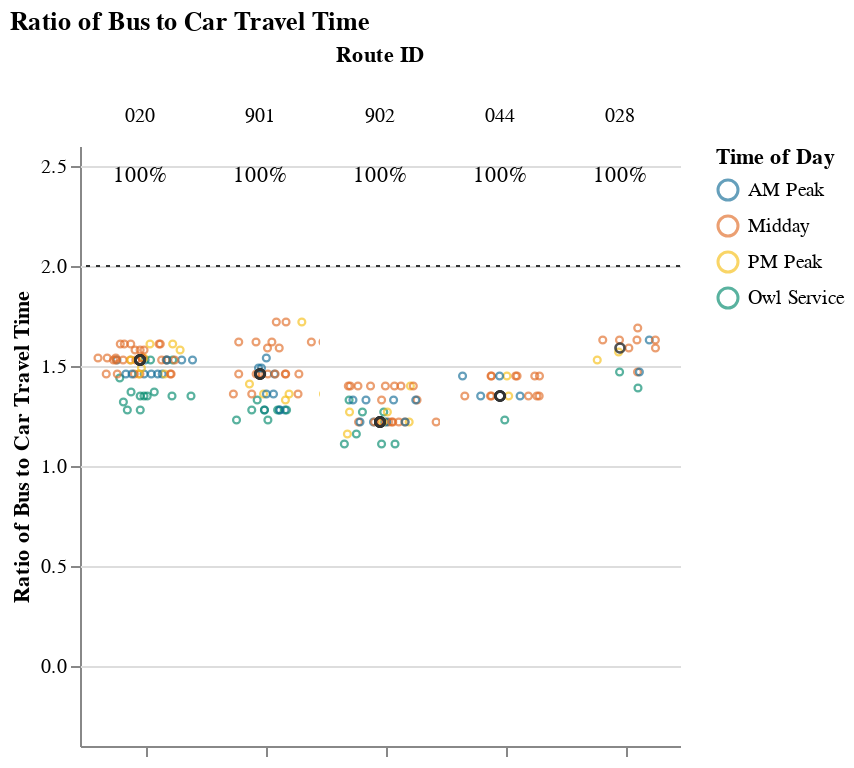
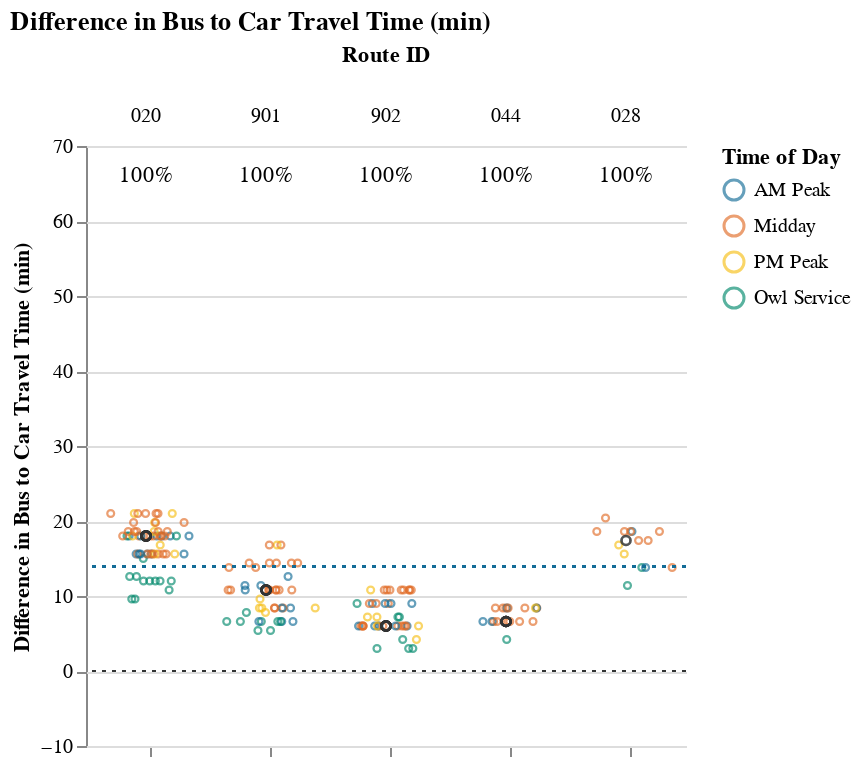

Source (notebook cell) for these figures, in order:
### Markdown cell above
## Viable Competitive Routes
### Short Routes (< 1 hr)

### Code cell
# Allow for possibility that operator doesn't have routes that fall into certain route_groups
# But, jupyterbook will not like markdown with f-string
# separate out route_group and put in each cell, and use try/except + if to display...
# but all 3 route groups must be displayed. just add sentence about why no routes were returned at the end
route_group = "short"
try:
    subset_routes, mult, diff  = setup_charts(df, PCT_COMPETITIVE_THRESHOLD, route_group)
    
    if len(subset_routes) > 0:
        display(
            Markdown(
                f"{CAPTIONS_DICT[route_group]}"
                "Within each route group, routes are sorted in descending order "
                "by % competitive trips and # trips below the additional time cut-off."
            )
        )

        display(mult)
        display(diff)
except:
    print("No routes meet this criteria.")

### Figure 1 — Vega-Lite specification as saved in the notebook (floating-point values rounded to 4 significant figures; data arrays with more than 128 entries replaced by an {"elided": "..."} marker saying what was removed)
{"config": {"view": {"continuousWidth": 400, "continuousHeight": 300, "stroke": null}, "facet": {"spacing": 0}}, "data": {"name": "data-ab2bcce7c4430d322e7cc43b9adf01bc"}, "facet": {"column": {"field": "route_id", "sort": ["020", "901", "902", "044", "028"], "title": "Route ID", "type": "nominal"}}, "spec": {"layer": [{"mark": {"type": "point", "opacity": 0.65, "size": 12, "strokeWidth": 1.1}, "encoding": {"color": {"field": "time_of_day", "scale": {"range": ["#136C97", "#E16B26", "#F6BF16", "#00896B", "#7790A3", "#5B559C"]}, "sort": ["AM Peak", "Midday", "PM Peak", "Owl Service"], "title": "Time of Day", "type": "nominal"}, "tooltip": [{"field": "route_id", "type": "nominal"}, {"field": "trip_id", "type": "nominal"}, {"field": "service_hours", "type": "quantitative"}, {"field": "car_duration_hours", "type": "quantitative"}, {"field": "bus_multiplier", "type": "quantitative"}, {"field": "bus_difference", "type": "quantitative"}, {"field": "num_trips", "type": "quantitative"}, {"field": "num_competitive", "type": "quantitative"}, {"field": "pct_trips_competitive", "type": "quantitative"}, {"field": "p25", "type": "quantitative"}, {"field": "p50", "type": "quantitative"}, {"field": "p75", "type": "quantitative"}], "x": {"axis": {"grid": false, "labels": false, "ticks": true, "values": [0]}, "field": "jitter", "scale": {}, "title": null, "type": "quantitative"}, "y": {"field": "bus_multiplier", "scale": {"domain": [-0.25, 2.5]}, "title": "Ratio of Bus to Car Travel Time", "type": "quantitative"}}, "selection": {"selector001": {"type": "interval", "bind": "scales", "encodings": ["x", "y"]}}, "transform": [{"calculate": "sqrt(-2*log(random()))*cos(2*PI*random())", "as": "jitter"}], "width": 60}, {"layer": [{"mark": {"type": "point", "opacity": 0.6, "size": 20, "strokeWidth": 1.3}, "encoding": {"color": {"value": "#323434"}, "y": {"field": "bus_multiplier", "type": "quantitative"}}, "transform": [{"filter": "(datum.p50_trip === 1)"}]}, {"mark": {"type": "rule", "strokeDash": [2, 3]}, "encoding": {"color": {"value": "#323434"}, "y": {"field": "cutoff", "type": "quantitative"}}}, {"mark": {"type": "text", "align": "center", "baseline": "middle"}, "encoding": {"color": {"value": "black"}, "text": {"field": "pct_trips_competitive", "format": ".0%", "type": "quantitative"}, "tooltip": [{"field": "route_id", "type": "nominal"}, {"field": "trip_id", "type": "nominal"}, {"field": "service_hours", "type": "quantitative"}, {"field": "car_duration_hours", "type": "quantitative"}, {"field": "bus_multiplier", "type": "quantitative"}, {"field": "bus_difference", "type": "quantitative"}, {"field": "num_trips", "type": "quantitative"}, {"field": "num_competitive", "type": "quantitative"}, {"field": "pct_trips_competitive", "type": "quantitative"}, {"field": "p25", "type": "quantitative"}, {"field": "p50", "type": "quantitative"}, {"field": "p75", "type": "quantitative"}], "x": {"value": 30}, "y": {"value": 15}}, "transform": [{"calculate": "sqrt(-2*log(random()))*cos(2*PI*random())", "as": "jitter"}, {"filter": "(datum.fastest_trip === 1)"}]}]}]}, "resolve": {"scale": {"y": "shared"}}, "title": "Ratio of Bus to Car Travel Time", "$schema": "https://vega.github.io/schema/vega-lite/v4.17.0.json", "datasets": {"data-ab2bcce7c4430d322e7cc43b9adf01bc": {"elided": "181 records"}}}

### Figure 2 — Vega-Lite specification as saved in the notebook (floating-point values rounded to 4 significant figures; data arrays with more than 128 entries replaced by an {"elided": "..."} marker saying what was removed)
{"config": {"view": {"continuousWidth": 400, "continuousHeight": 300, "stroke": null}, "facet": {"spacing": 0}}, "data": {"name": "data-f13b94a1ececc08eba17883b9c471380"}, "facet": {"column": {"field": "route_id", "sort": ["020", "901", "902", "044", "028"], "title": "Route ID", "type": "nominal"}}, "spec": {"layer": [{"mark": {"type": "point", "opacity": 0.65, "size": 12, "strokeWidth": 1.1}, "encoding": {"color": {"field": "time_of_day", "scale": {"range": ["#136C97", "#E16B26", "#F6BF16", "#00896B", "#7790A3", "#5B559C"]}, "sort": ["AM Peak", "Midday", "PM Peak", "Owl Service"], "title": "Time of Day", "type": "nominal"}, "tooltip": [{"field": "route_id", "type": "nominal"}, {"field": "trip_id", "type": "nominal"}, {"field": "service_hours", "type": "quantitative"}, {"field": "car_duration_hours", "type": "quantitative"}, {"field": "bus_multiplier", "type": "quantitative"}, {"field": "bus_difference", "type": "quantitative"}, {"field": "num_trips", "type": "quantitative"}, {"field": "num_competitive", "type": "quantitative"}, {"field": "pct_trips_competitive", "type": "quantitative"}, {"field": "p25", "type": "quantitative"}, {"field": "p50", "type": "quantitative"}, {"field": "p75", "type": "quantitative"}], "x": {"axis": {"grid": false, "labels": false, "ticks": true, "values": [0]}, "field": "jitter", "scale": {}, "title": null, "type": "quantitative"}, "y": {"field": "bus_difference", "scale": {"domain": [-5, 69.0]}, "title": "Difference in Bus to Car Travel Time (min)", "type": "quantitative"}}, "selection": {"selector002": {"type": "interval", "bind": "scales", "encodings": ["x", "y"]}}, "transform": [{"calculate": "sqrt(-2*log(random()))*cos(2*PI*random())", "as": "jitter"}], "width": 60}, {"layer": [{"mark": {"type": "point", "opacity": 0.6, "size": 20, "strokeWidth": 1.3}, "encoding": {"color": {"value": "#323434"}, "y": {"field": "bus_difference", "type": "quantitative"}}, "transform": [{"filter": "(datum.p50_trip === 1)"}]}, {"mark": {"type": "rule", "strokeDash": [2, 3]}, "encoding": {"color": {"value": "#323434"}, "y": {"field": "cutoff", "type": "quantitative"}}}, {"mark": {"type": "rule", "strokeDash": [2, 3]}, "encoding": {"color": {"value": "#136C97"}, "y": {"field": "cutoff2", "type": "quantitative"}}}, {"mark": {"type": "text", "align": "center", "baseline": "middle"}, "encoding": {"color": {"value": "black"}, "text": {"field": "pct_trips_competitive", "format": ".0%", "type": "quantitative"}, "tooltip": [{"field": "route_id", "type": "nominal"}, {"field": "trip_id", "type": "nominal"}, {"field": "service_hours", "type": "quantitative"}, {"field": "car_duration_hours", "type": "quantitative"}, {"field": "bus_multiplier", "type": "quantitative"}, {"field": "bus_difference", "type": "quantitative"}, {"field": "num_trips", "type": "quantitative"}, {"field": "num_competitive", "type": "quantitative"}, {"field": "pct_trips_competitive", "type": "quantitative"}, {"field": "p25", "type": "quantitative"}, {"field": "p50", "type": "quantitative"}, {"field": "p75", "type": "quantitative"}], "x": {"value": 30}, "y": {"value": 15}}, "transform": [{"calculate": "sqrt(-2*log(random()))*cos(2*PI*random())", "as": "jitter"}, {"filter": "(datum.fastest_trip === 1)"}]}]}]}, "resolve": {"scale": {"y": "shared"}}, "title": "Difference in Bus to Car Travel Time (min)", "$schema": "https://vega.github.io/schema/vega-lite/v4.17.0.json", "datasets": {"data-f13b94a1ececc08eba17883b9c471380": {"elided": "181 records"}}}
